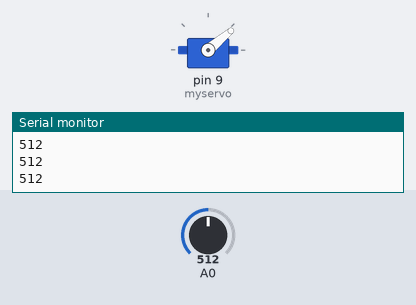
This sketch was run on a simulated Arduino Uno, built with avr-gcc and run on an emulated ATmega328P. Shown: servo, the last lines printed to the serial monitor. Inputs (shaded band) come from the test bench; at power-on: A0 = 512.

Above: at 1.2 s.
1.3 s: A0 set to 10
2.8 s: A0 set to 7
At 3.3 s:
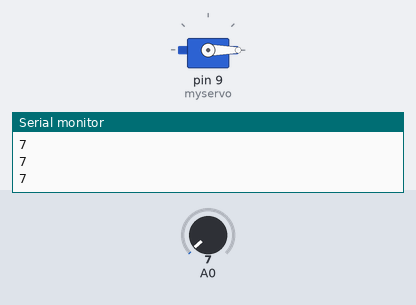
4.3 s: A0 set to 122
At 4.7 s:
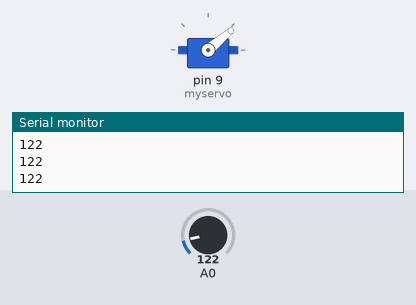
5.8 s: A0 set to 0
At 6.8 s:
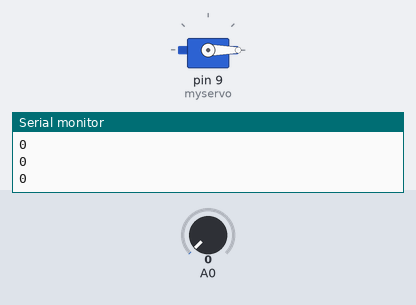
Timing chart, 0 to 8.3 s (numbered marks = the images above; inputs shaded):
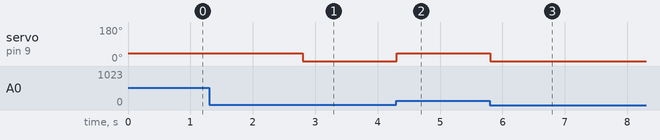

The sketch:

sketch_apr08b_-_Copy.ino
```cpp
#include <Servo.h>

Servo myservo;
int a;

void setup() {

  Serial.begin(9600);
  pinMode(A0, INPUT);
  digitalWrite(A0, LOW);
  myservo.attach(9);
  myservo.write(0);
}

void loop() {

  a =  analogRead(A0);
  Serial.println(a);
  if(a > 8){
    myservo.write(40);
    delay(3);
  }
  else{
    myservo.write(0);
  }


}
```

Measured:
- the behaviour switches between 9 and 8 on A0 (found by bisection; images 0 and 1)
- after the input at 2.8 s, servo on pin 9 (myservo): 40° → 0° at once
- after the input at 4.3 s, servo on pin 9 (myservo): 0° → 40° at once
- after the input at 5.8 s, servo on pin 9 (myservo): 40° → 0° at once
